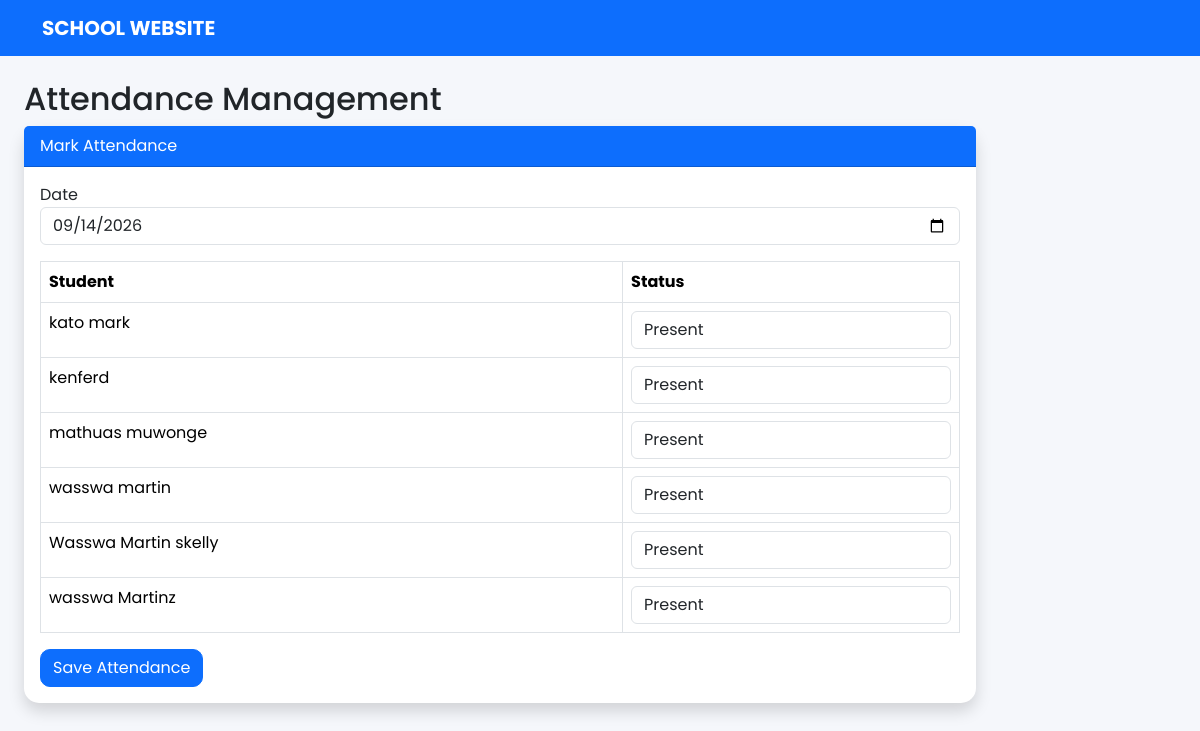
The app's page /admin/attendance.php (signed in), older data.
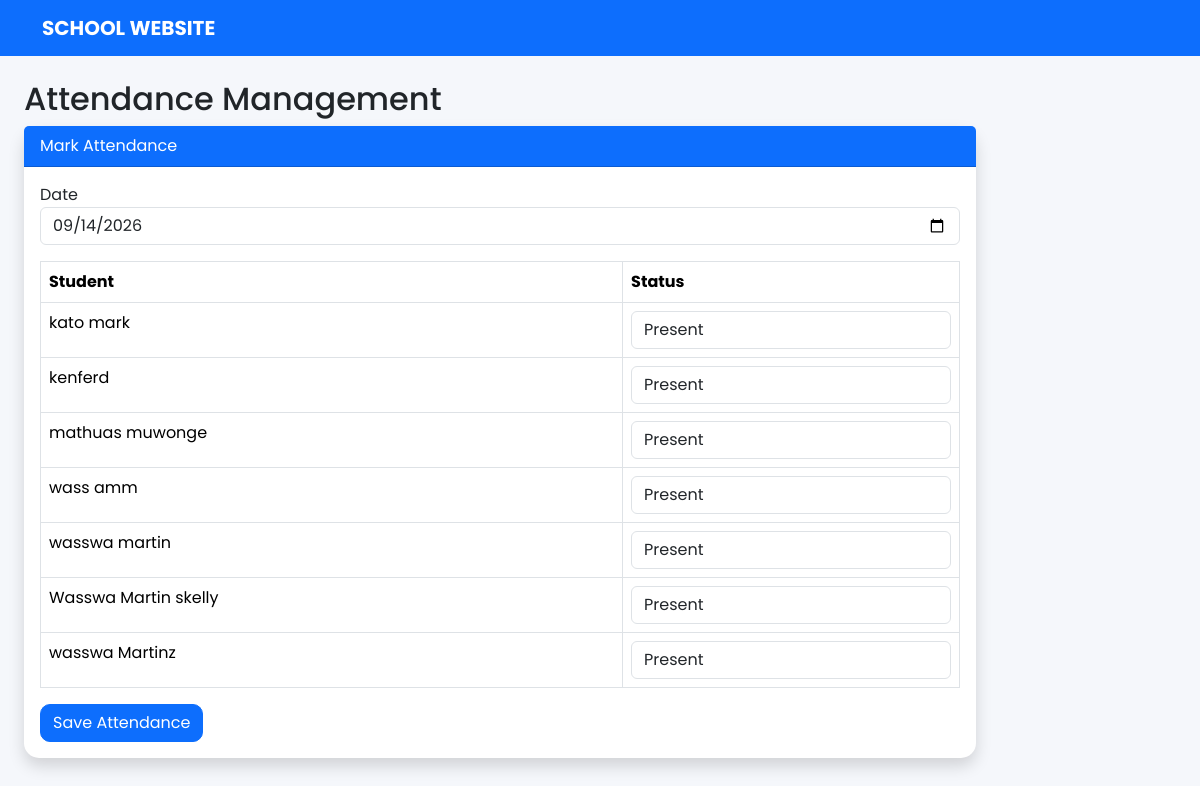
The same page, newer data.
### tables this page shows
CREATE TABLE `students` (
  `student_id` int(11) NOT NULL,
  `reg_no` varchar(50) DEFAULT NULL,
  `full_name` varchar(100) DEFAULT NULL,
  `gender` varchar(10) DEFAULT NULL,
  `class` varchar(20) DEFAULT NULL,
  `stream` varchar(20) DEFAULT NULL,
  `dob` date DEFAULT NULL,
  `admission_date` date DEFAULT NULL,
  `status` varchar(20) DEFAULT 'Active',
  `nationality` varchar(50) DEFAULT NULL,
  `religion` varchar(50) DEFAULT NULL,
  `parent_contact` varchar(20) DEFAULT NULL,
  `parent_name` varchar(100) DEFAULT NULL,
  `parent_email` varchar(100) DEFAULT NULL,
  `parent_address` text DEFAULT NULL,
  `occupation` varchar(100) DEFAULT NULL,
  `blood_group` varchar(10) DEFAULT NULL,
  `allergies` text DEFAULT NULL,
  `medical_condition` text DEFAULT NULL,
  `previous_school` varchar(150) DEFAULT NULL,
  `notes` text DEFAULT NULL,
  `photo` varchar(255) DEFAULT NULL,
  `user_id` int(11) DEFAULT NULL,
  `group_id` int(11) DEFAULT NULL
);

### includes/functions.php (called while the page is built, shortened)
<?php
function e($value)
{
    return htmlspecialchars((string) $value, ENT_QUOTES, 'UTF-8');
}
?>

### admin/attendance.php (the view, shortened to what this page needs)
<?php
include '../includes/functions.php';
include '../includes/header.php';
include '../includes/navbar.php';
?>
<div class="container-fluid">
<div class="row">
<div class="col-md-10 p-4">
<h2>Attendance Management</h2>
<div class="card shadow">
<div class="card-header bg-primary text-white">
Mark Attendance
</div>
<div class="card-body">
<form method="POST">
<div class="mb-3">
<label>Date</label>
<input
type="date"
name="attendance_date"
class="form-control"
value="<?= date('Y-m-d'); ?>"
required>
</div>
<table class="table table-bordered">
<thead>
<tr>
<th>Student</th>
<th>Status</th>
</tr>
</thead>
<tbody>
<?php
$students = mysqli_query(
    $conn,
    "SELECT student_id, full_name
     FROM students
     ORDER BY full_name ASC"
);
while($student = mysqli_fetch_assoc($students)){
?>
<tr>
<td>
<?= e($student['full_name']); ?>
</td>
<td>
<select
name="status[<?= $student['student_id']; ?>]"
class="form-control">
<option value="Present">Present</option>
</select>
</td>
</tr>
<?php } ?>
</tbody>
</table>
<button
type="submit"
name="save"
class="btn btn-primary">
Save Attendance
</button>
</form>
</div>
</div>
</div>
</div>
</div>
<?php include '../includes/footer.php'; ?>

Row changes from the older to the newer data that the page shows:
added students: full_name "wass amm", student_id "Present"
